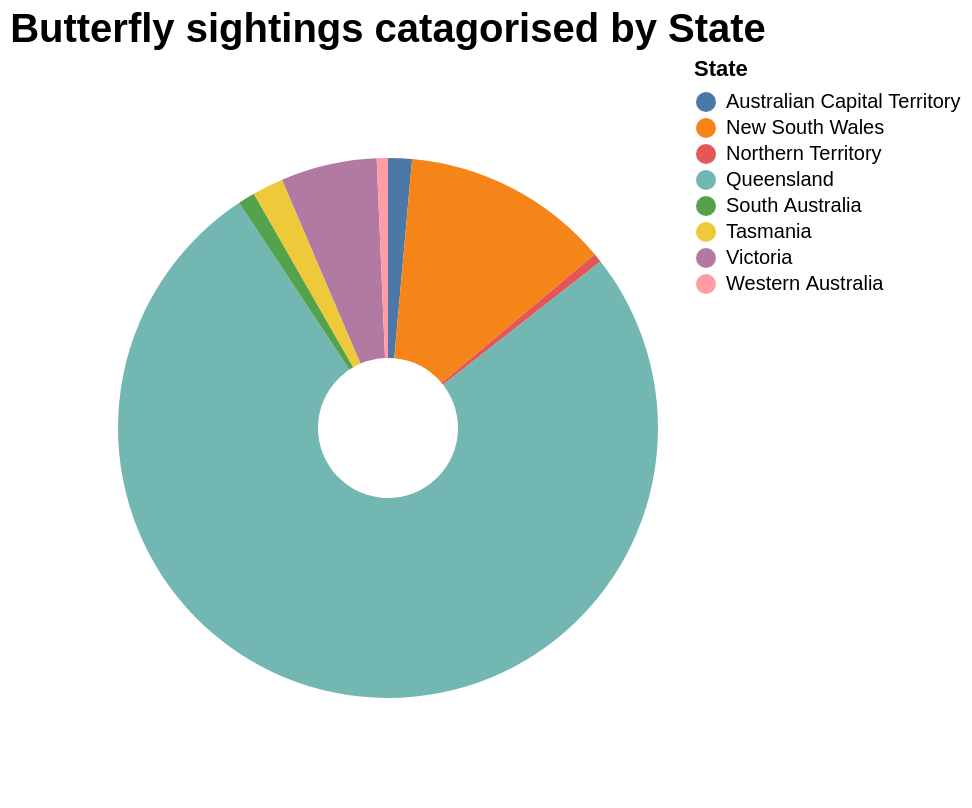

Vega-Lite specification stored for this chart:
### Vega-Lite specification from a JSON file in a GitHub repository (floating-point values rounded to 4 significant figures)
{"$schema": "https://vega.github.io/schema/vega-lite/v5.json", "width": 270, "height": 370, "title": {"text": "Butterfly sightings catagorised by State", "fontSize": 20, "align": "center"}, "data": {"values": [{"State": "Australian Capital Territory", "Sightings": 381}, {"State": "New South Wales", "Sightings": 3332}, {"State": "Northern Territory", "Sightings": 144}, {"State": "Queensland", "Sightings": 20411}, {"State": "South Australia", "Sightings": 272}, {"State": "Tasmania", "Sightings": 498}, {"State": "Victoria", "Sightings": 1538}, {"State": "Western Australia", "Sightings": 179}]}, "selection": {"continent_highlight": {"type": "multi", "fields": ["State"], "bind": "legend"}}, "mark": {"type": "arc", "innerRadius": 35, "tooltip": true}, "encoding": {"theta": {"field": "Sightings", "type": "quantitative"}, "color": {"field": "State", "type": "nominal"}, "opacity": {"condition": {"selection": "continent_highlight", "value": 1}, "value": 0.3}}}
